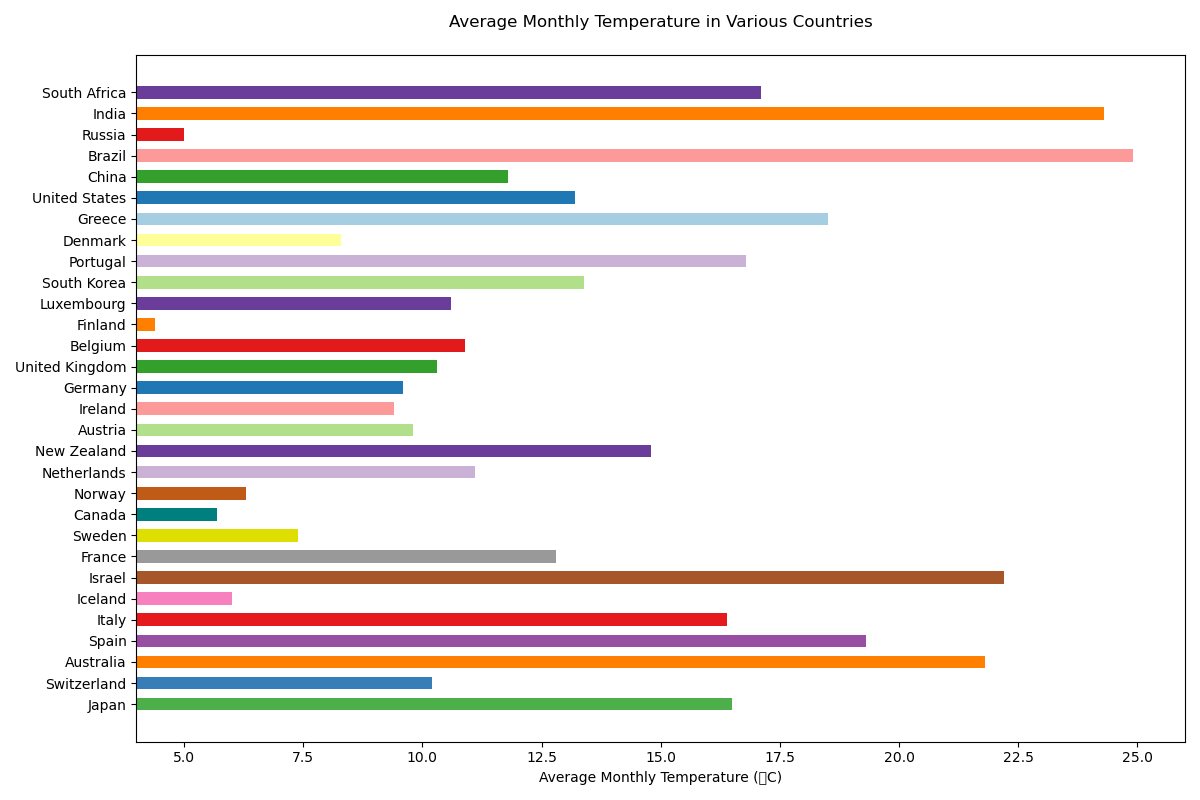

This chart was generated by the following Python code:

import matplotlib.pyplot as plt

# Data points
countries = ['Japan', 'Switzerland', 'Australia', 'Spain', 'Italy', 'Iceland', 'Israel', 'France', 
             'Sweden', 'Canada', 'Norway', 'Netherlands', 'New Zealand', 'Austria', 'Ireland', 
             'Germany', 'United Kingdom', 'Belgium', 'Finland', 'Luxembourg', 'South Korea', 
             'Portugal', 'Denmark', 'Greece', 'United States', 'China', 'Brazil', 'Russia', 
             'India', 'South Africa']
avg_monthly_temp = [16.5, 10.2, 21.8, 19.3, 16.4, 6.0, 22.2, 12.8, 7.4, 5.7, 6.3, 11.1, 14.8, 
                    9.8, 9.4, 9.6, 10.3, 10.9, 4.4, 10.6, 13.4, 16.8, 8.3, 18.5, 13.2, 11.8, 
                    24.9, 5.0, 24.3, 17.1]

# Colors for each bar
colors = ['#4daf4a', '#377eb8', '#ff7f00', '#984ea3', '#e41a1c', '#f781bf', '#a65628', '#999999', 
          '#dede00', '#007f7f', '#bf5b17', '#cab2d6', '#6a3d9a', '#b2df8a', '#fb9a99', '#1f78b4', 
          '#33a02c', '#e31a1c', '#ff7f00', '#6a3d9a', '#b2df8a', '#cab2d6', '#ffff99', '#a6cee3', 
          '#1f78b4', '#33a02c', '#fb9a99', '#e31a1c', '#ff7f00', '#6a3d9a']

# Create a horizontal bar chart
plt.figure(figsize=(12, 8))
plt.barh(countries, avg_monthly_temp, color=colors, height=0.6)

# Modify the ticks, labels, and title
plt.xlabel('Average Monthly Temperature (°C)')
plt.title('Average Monthly Temperature in Various Countries', pad=20)
plt.xlim(4, 26)  # Truncated x-axis limits

# Display the plot
plt.tight_layout()
plt.show()
